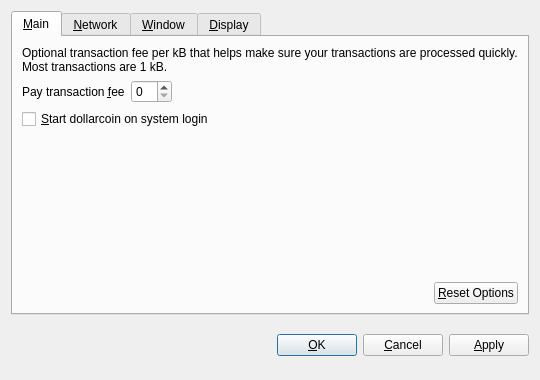
<?xml version="1.0" encoding="UTF-8"?>
<ui version="4.0">
 <class>OptionsDialog</class>
 <widget class="QDialog" name="OptionsDialog">
  <property name="geometry">
   <rect>
    <x>0</x>
    <y>0</y>
    <width>540</width>
    <height>380</height>
   </rect>
  </property>
  <property name="windowTitle">
   <string>Options</string>
  </property>
  <property name="modal">
   <bool>true</bool>
  </property>
  <layout class="QVBoxLayout" name="verticalLayout">
   <item>
    <widget class="QTabWidget" name="tabWidget">
     <property name="tabPosition">
      <enum>QTabWidget::North</enum>
     </property>
     <property name="currentIndex">
      <number>0</number>
     </property>
     <widget class="QWidget" name="tabMain">
      <attribute name="title">
       <string>&amp;Main</string>
      </attribute>
      <layout class="QVBoxLayout" name="verticalLayout_Main">
       <item>
        <widget class="QLabel" name="transactionFeeInfoLabel">
         <property name="text">
          <string>Optional transaction fee per kB that helps make sure your transactions are processed quickly. Most transactions are 1 kB.</string>
         </property>
         <property name="textFormat">
          <enum>Qt::PlainText</enum>
         </property>
         <property name="wordWrap">
          <bool>true</bool>
         </property>
        </widget>
       </item>
       <item>
        <layout class="QHBoxLayout" name="horizontalLayout_1_Main">
         <item>
          <widget class="QLabel" name="transactionFeeLabel">
           <property name="text">
            <string>Pay transaction &amp;fee</string>
           </property>
           <property name="textFormat">
            <enum>Qt::PlainText</enum>
           </property>
           <property name="buddy">
            <cstring>transactionFee</cstring>
           </property>
          </widget>
         </item>
         <item>
          <widget class="BitcoinAmountField" name="transactionFee"/>
         </item>
         <item>
          <spacer name="horizontalSpacer_1_Main">
           <property name="orientation">
            <enum>Qt::Horizontal</enum>
           </property>
           <property name="sizeHint" stdset="0">
            <size>
             <width>40</width>
             <height>20</height>
            </size>
           </property>
          </spacer>
         </item>
        </layout>
       </item>
       <item>
        <widget class="QCheckBox" name="bitcoinAtStartup">
         <property name="toolTip">
          <string>Automatically start dollarcoin after logging in to the system.</string>
         </property>
         <property name="text">
          <string>&amp;Start dollarcoin on system login</string>
         </property>
        </widget>
       </item>
       <item>
        <spacer name="verticalSpacer_Main">
         <property name="orientation">
          <enum>Qt::Vertical</enum>
         </property>
         <property name="sizeHint" stdset="0">
          <size>
           <width>20</width>
           <height>40</height>
          </size>
         </property>
        </spacer>
       </item>
       <item>
        <layout class="QHBoxLayout" name="horizontalLayout_2_Main">
         <item>
          <spacer name="horizontalSpacer_2_Main">
           <property name="orientation">
            <enum>Qt::Horizontal</enum>
           </property>
           <property name="sizeHint" stdset="0">
            <size>
             <width>40</width>
             <height>20</height>
            </size>
           </property>
          </spacer>
         </item>
         <item>
          <widget class="QPushButton" name="resetButton">
           <property name="toolTip">
            <string>Reset all client options to default.</string>
           </property>
           <property name="text">
            <string>&amp;Reset Options</string>
           </property>
           <property name="autoDefault">
            <bool>false</bool>
           </property>
          </widget>
         </item>
        </layout>
       </item>
      </layout>
     </widget>
     <widget class="QWidget" name="tabNetwork">
      <attribute name="title">
       <string>&amp;Network</string>
      </attribute>
      <layout class="QVBoxLayout" name="verticalLayout_Network">
       <item>
        <widget class="QCheckBox" name="mapPortUpnp">
         <property name="toolTip">
          <string>Automatically open the dollarcoin client port on the router. This only works when your router supports UPnP and it is enabled.</string>
         </property>
         <property name="text">
          <string>Map port using &amp;UPnP</string>
         </property>
        </widget>
       </item>
       <item>
        <widget class="QCheckBox" name="connectSocks">
         <property name="toolTip">
          <string>Connect to the dollarcoin network through a SOCKS proxy (e.g. when connecting through Tor).</string>
         </property>
         <property name="text">
          <string>&amp;Connect through SOCKS proxy:</string>
         </property>
        </widget>
       </item>
       <item>
        <layout class="QHBoxLayout" name="horizontalLayout_Network">
         <item>
          <widget class="QLabel" name="proxyIpLabel">
           <property name="text">
            <string>Proxy &amp;IP:</string>
           </property>
           <property name="textFormat">
            <enum>Qt::PlainText</enum>
           </property>
           <property name="buddy">
            <cstring>proxyIp</cstring>
           </property>
          </widget>
         </item>
         <item>
          <widget class="QValidatedLineEdit" name="proxyIp">
           <property name="maximumSize">
            <size>
             <width>140</width>
             <height>16777215</height>
            </size>
           </property>
           <property name="toolTip">
            <string>IP address of the proxy (e.g. 127.0.0.1)</string>
           </property>
          </widget>
         </item>
         <item>
          <widget class="QLabel" name="proxyPortLabel">
           <property name="text">
            <string>&amp;Port:</string>
           </property>
           <property name="textFormat">
            <enum>Qt::PlainText</enum>
           </property>
           <property name="buddy">
            <cstring>proxyPort</cstring>
           </property>
          </widget>
         </item>
         <item>
          <widget class="QLineEdit" name="proxyPort">
           <property name="maximumSize">
            <size>
             <width>55</width>
             <height>16777215</height>
            </size>
           </property>
           <property name="toolTip">
            <string>Port of the proxy (e.g. 9050)</string>
           </property>
          </widget>
         </item>
         <item>
          <widget class="QLabel" name="socksVersionLabel">
           <property name="text">
            <string>SOCKS &amp;Version:</string>
           </property>
           <property name="textFormat">
            <enum>Qt::PlainText</enum>
           </property>
           <property name="buddy">
            <cstring>socksVersion</cstring>
           </property>
          </widget>
         </item>
         <item>
          <widget class="QValueComboBox" name="socksVersion">
           <property name="toolTip">
            <string>SOCKS version of the proxy (e.g. 5)</string>
           </property>
          </widget>
         </item>
         <item>
          <spacer name="horizontalSpacer_Network">
           <property name="orientation">
            <enum>Qt::Horizontal</enum>
           </property>
           <property name="sizeHint" stdset="0">
            <size>
             <width>40</width>
             <height>20</height>
            </size>
           </property>
          </spacer>
         </item>
        </layout>
       </item>
       <item>
        <spacer name="verticalSpacer_Network">
         <property name="orientation">
          <enum>Qt::Vertical</enum>
         </property>
         <property name="sizeHint" stdset="0">
          <size>
           <width>20</width>
           <height>40</height>
          </size>
         </property>
        </spacer>
       </item>
      </layout>
     </widget>
     <widget class="QWidget" name="tabWindow">
      <attribute name="title">
       <string>&amp;Window</string>
      </attribute>
      <layout class="QVBoxLayout" name="verticalLayout_Window">
       <item>
        <widget class="QCheckBox" name="minimizeToTray">
         <property name="toolTip">
          <string>Show only a tray icon after minimizing the window.</string>
         </property>
         <property name="text">
          <string>&amp;Minimize to the tray instead of the taskbar</string>
         </property>
        </widget>
       </item>
       <item>
        <widget class="QCheckBox" name="minimizeOnClose">
         <property name="toolTip">
          <string>Minimize instead of exit the application when the window is closed. When this option is enabled, the application will be closed only after selecting Quit in the menu.</string>
         </property>
         <property name="text">
          <string>M&amp;inimize on close</string>
         </property>
        </widget>
       </item>
       <item>
        <spacer name="verticalSpacer_Window">
         <property name="orientation">
          <enum>Qt::Vertical</enum>
         </property>
         <property name="sizeHint" stdset="0">
          <size>
           <width>20</width>
           <height>40</height>
          </size>
         </property>
        </spacer>
       </item>
      </layout>
     </widget>
     <widget class="QWidget" name="tabDisplay">
      <attribute name="title">
       <string>&amp;Display</string>
      </attribute>
      <layout class="QVBoxLayout" name="verticalLayout_Display">
       <item>
        <layout class="QHBoxLayout" name="horizontalLayout_1_Display">
         <item>
          <widget class="QLabel" name="langLabel">
           <property name="text">
            <string>User Interface &amp;language:</string>
           </property>
           <property name="textFormat">
            <enum>Qt::PlainText</enum>
           </property>
           <property name="buddy">
            <cstring>lang</cstring>
           </property>
          </widget>
         </item>
         <item>
          <widget class="QValueComboBox" name="lang">
           <property name="toolTip">
            <string>The user interface language can be set here. This setting will take effect after restarting dollarcoin.</string>
           </property>
          </widget>
         </item>
        </layout>
       </item>
       <item>
        <layout class="QHBoxLayout" name="horizontalLayout_2_Display">
         <item>
          <widget class="QLabel" name="unitLabel">
           <property name="text">
            <string>&amp;Unit to show amounts in:</string>
           </property>
           <property name="textFormat">
            <enum>Qt::PlainText</enum>
           </property>
           <property name="buddy">
            <cstring>unit</cstring>
           </property>
          </widget>
         </item>
         <item>
          <widget class="QValueComboBox" name="unit">
           <property name="toolTip">
            <string>Choose the default subdivision unit to show in the interface and when sending coins.</string>
           </property>
          </widget>
         </item>
        </layout>
       </item>
       <item>
        <widget class="QCheckBox" name="displayAddresses">
         <property name="toolTip">
          <string>Whether to show dollarcoin addresses in the transaction list or not.</string>
         </property>
         <property name="text">
          <string>&amp;Display addresses in transaction list</string>
         </property>
        </widget>
       </item>
       <item>
        <spacer name="verticalSpacer_Display">
         <property name="orientation">
          <enum>Qt::Vertical</enum>
         </property>
         <property name="sizeHint" stdset="0">
          <size>
           <width>20</width>
           <height>40</height>
          </size>
         </property>
        </spacer>
       </item>
      </layout>
     </widget>
    </widget>
   </item>
   <item>
    <layout class="QHBoxLayout" name="horizontalLayout_Buttons">
     <item>
      <spacer name="horizontalSpacer_1">
       <property name="orientation">
        <enum>Qt::Horizontal</enum>
       </property>
       <property name="sizeHint" stdset="0">
        <size>
         <width>40</width>
         <height>48</height>
        </size>
       </property>
      </spacer>
     </item>
     <item>
      <widget class="QLabel" name="statusLabel">
       <property name="font">
        <font>
         <weight>75</weight>
         <bold>true</bold>
        </font>
       </property>
       <property name="text">
        <string/>
       </property>
       <property name="textFormat">
        <enum>Qt::PlainText</enum>
       </property>
       <property name="wordWrap">
        <bool>true</bool>
       </property>
      </widget>
     </item>
     <item>
      <spacer name="horizontalSpacer_2">
       <property name="orientation">
        <enum>Qt::Horizontal</enum>
       </property>
       <property name="sizeHint" stdset="0">
        <size>
         <width>40</width>
         <height>48</height>
        </size>
       </property>
      </spacer>
     </item>
     <item>
      <widget class="QPushButton" name="okButton">
       <property name="text">
        <string>&amp;OK</string>
       </property>
      </widget>
     </item>
     <item>
      <widget class="QPushButton" name="cancelButton">
       <property name="text">
        <string>&amp;Cancel</string>
       </property>
       <property name="autoDefault">
        <bool>false</bool>
       </property>
      </widget>
     </item>
     <item>
      <widget class="QPushButton" name="applyButton">
       <property name="text">
        <string>&amp;Apply</string>
       </property>
       <property name="autoDefault">
        <bool>false</bool>
       </property>
      </widget>
     </item>
    </layout>
   </item>
  </layout>
 </widget>
 <customwidgets>
  <customwidget>
   <class>BitcoinAmountField</class>
   <extends>QSpinBox</extends>
   <header>bitcoinamountfield.h</header>
  </customwidget>
  <customwidget>
   <class>QValueComboBox</class>
   <extends>QComboBox</extends>
   <header>qvaluecombobox.h</header>
  </customwidget>
  <customwidget>
   <class>QValidatedLineEdit</class>
   <extends>QLineEdit</extends>
   <header>qvalidatedlineedit.h</header>
  </customwidget>
 </customwidgets>
 <resources/>
 <connections/>
</ui>
